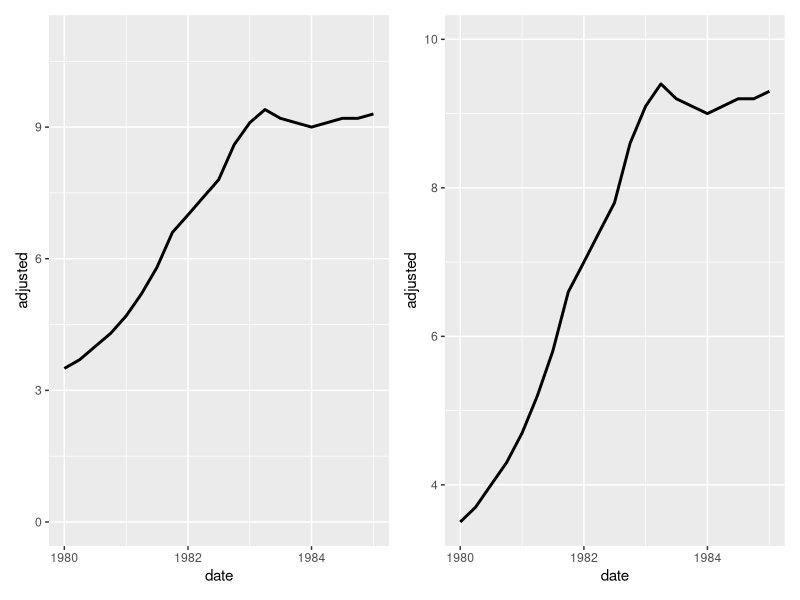
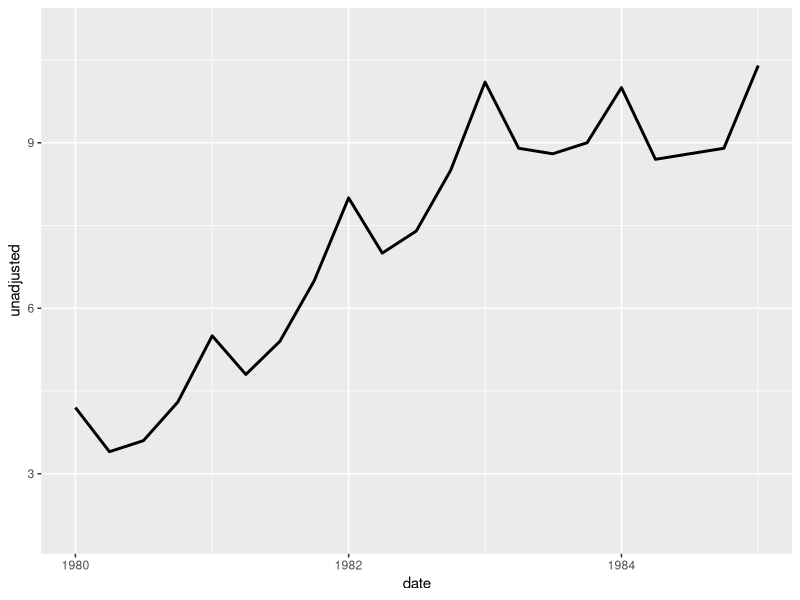
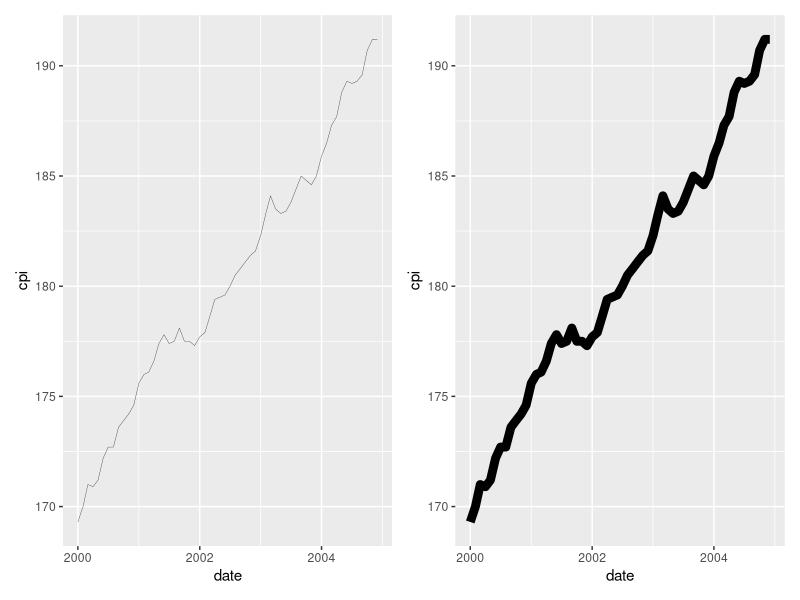

Recreate these plots in R, in order.
## ---- chunk 1
# 라이브러리를 로딩합니다.
library(tidyverse)
library(AER)

# 내장된 자료인 mtcars 를 로딩합니다.
data("GermanUnemployment")

df <- data.frame(date=as.Date(as.yearqtr(time(GermanUnemployment))), 
                 as.matrix(GermanUnemployment))

str(GermanUnemployment)
## ---- chunk 2
library(patchwork)

df %>% 
  filter(date >= as.Date(as.yearqtr(1980,1)) & date <= as.Date(as.yearqtr(1985,4))) %>% 
  ggplot(aes(x = date , y = adjusted)) +
  geom_line(size = 1.0) +
  ylim(0, 11) -> p1


df %>% 
  filter(date >= as.Date(as.yearqtr(1980,1)) & date <= as.Date(as.yearqtr(1985,4))) %>% 
  ggplot(aes(x = date , y = adjusted)) +
  geom_line(size = 1.0) +
  ylim(3.5, 10) -> p2


p1 + p2

## ---- chunk 3


df %>% 
  filter(date >= as.Date(as.yearqtr(1980,1)) & date <= as.Date(as.yearqtr(1985,4))) %>% 
  ggplot(aes(x = date , y = unadjusted)) +
  geom_line(size = 1.0) +
  ylim(2, 11) 


## ---- chunk 4
data("USMacroSWM")


df <- data.frame(date=as.Date(as.yearmon(time(USMacroSWM))), 
                 as.matrix(USMacroSWM))

df %>% 
  filter(date >= as.Date(as.yearmon(2000,1)) ) %>% 
  ggplot(aes(x = date , y = cpi)) +
  geom_line(size = 0.1) -> p1


df %>% 
  filter(date >=  as.Date(as.yearmon(2000,1)) ) %>% 
  ggplot(aes(x = date , y = cpi)) +
  geom_line(size = 3.0) -> p2


p1 + p2
